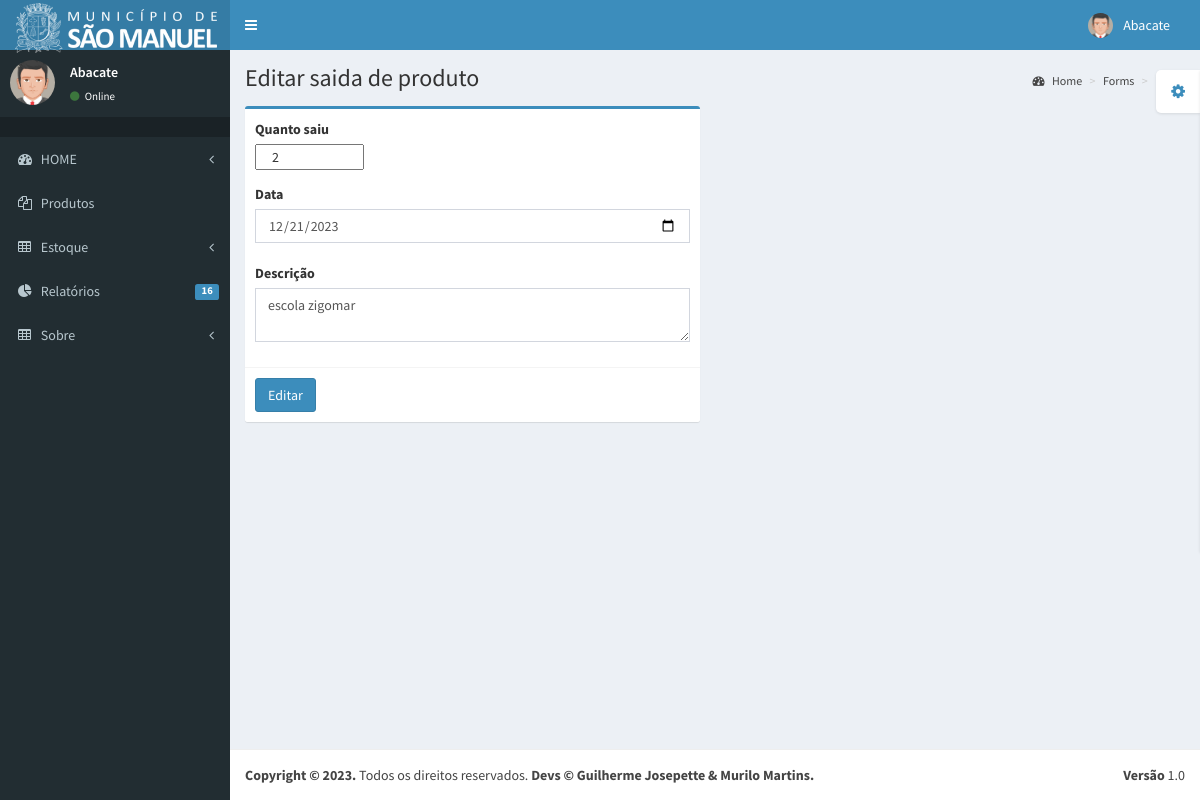
/pages/relatorio/editar_saida.php?id=5 (signed in), run on the app's committed database.
### tables this page shows
CREATE TABLE `saida` (
  `id` int(11) NOT NULL,
  `produto` varchar(50) NOT NULL,
  `categoria` varchar(30) NOT NULL,
  `descricao` varchar(100) DEFAULT NULL,
  `quantidade` int(11) NOT NULL,
  `data_saida` date NOT NULL,
  `hora_saida` time NOT NULL
);

### pages/relatorio/editar_saida.php (the view, shortened to what this page needs)
<?php
require "../cabecalho/aside.php";
require "../config.php";
$id = $_GET['id'];
$sql = "SELECT * FROM saida WHERE id = ? ";
$declaracaoSql = $conexao->prepare($sql);
$declaracaoSql->bindParam(1,$id);
$declaracaoSql->execute();
$dados = $declaracaoSql->fetch();
?>
      <div class="content-wrapper">
        <section class="content-header">
          <h1>
            Editar saida de produto
          </h1>
          <ol class="breadcrumb">
            <li><a href="#"><i class="fa fa-dashboard"></i> Home</a></li>
            <li><a href="#">Forms</a></li>
            <li class="active">Editar</li>
          </ol>
        </section>
        <section class="content">
          <div class="row">
            <div class="col-md-6">
              <div class="box box-primary">
                <form role="form" method="POST" action="salvar_saida.php">
                <div class="box-body">
                    <div class="form-group">
                       <label for="entrada">Quanto saiu</label><br>
                       <input type="number" name="quantidade" class="col-xs-3" value="<?php echo $dados['quantidade'];?>"><br><br>
                       <label for="data">Data</label><br>
                       <input type="date" name="data" class="form-control" value ="<?php echo $dados['data_saida'];?>"><br>
                      <label>Descrição</label>
                      <textarea class="form-control" name="descricao"><?php echo $dados['descricao'];?>
                      </textarea>
                    </div>
                  </div>
                  <div class="box-footer">
                    <button type="submit" class="btn btn-primary">Editar</button>
                  </div>
                </form>
              </div>
            </div>
          </div>
        </section>
      </div>
     <?php
      require "../cabecalho/footer.php";
      ?>

### data on the page
saida: quantidade "2", data "12/21/2023", descricao "escola zigomar"

### other printed values
$_SESSION['nome'] "Abacate"
relatorio() "16"
$versao "1.0"
